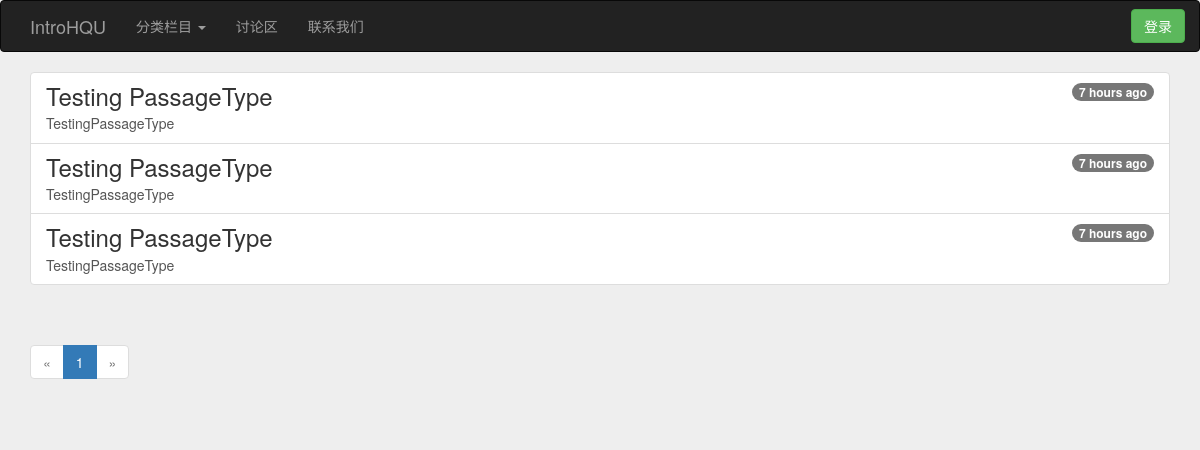
Before: /passage_list with the older database file.
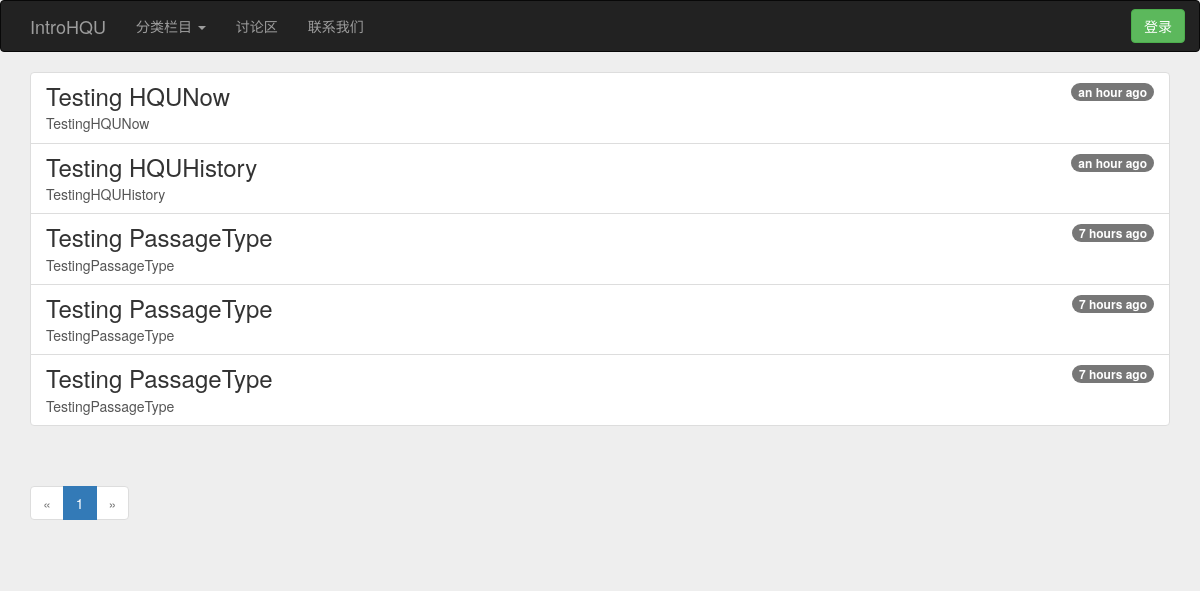
After: the same page with the newer database file.
### app/models.py (models this page shows, shortened)
class Passage(db.Model):
    __tablename__ = "passages"
    id = db.Column(db.Integer, primary_key=True)
    title = db.Column(db.UnicodeText)
    body = db.Column(db.UnicodeText)
    body_html = db.Column(db.UnicodeText)
    timestamp = db.Column(db.DateTime, index=True, default=datetime.utcnow)
    author_id = db.Column(db.Integer, db.ForeignKey("users.id"))
    passage_type = db.Column(db.Integer, db.ForeignKey("passagetypes.id"))
    comments = db.relationship("Comment", backref="passage", lazy="dynamic")

### app/main/views.py (the view)
@main.route("/passage_list", methods=["GET", "POST"])
def passage_list():
    page = request.args.get("page", 1, type=int)
    passage_type = request.args.get("type", 0, type=int)
    if passage_type == 0:
        pagination = Passage.query.order_by(Passage.timestamp.desc()).paginate(page, per_page=current_app.config["INTROHQU_POSTS_PER_PAGE"], error_out=False)
    else:
        pagination = PassageType.query.filter_by(id=passage_type).first().passages.order_by(Passage.timestamp.desc()).paginate(page, per_page=current_app.config["INTROHQU_POSTS_PER_PAGE"], error_out=False)
    passages = pagination.items
    return render_template("main/passage_list.html", passages=passages, pagination=pagination)

### app/auth/views.py (called while the page is built)
@auth.before_app_request
def before_request():
    if current_user.is_authenticated \
            and not current_user.confirmed \
            and request.endpoint[:5] != "auth." \
            and request.endpoint != "static":
        return redirect(url_for("auth.unconfirmed"))

### app/templates/main/passage_list.html (shortened to what this page needs)
{% extends "base.html" %}
{% import "_macros.html" as macros %}
{% block content %}
<div class="list-group">
    {% for passage in passages %}
    <a class="list-group-item" href="{{ url_for("main.show_passage", id=passage.id) }}">
        <span class="badge">{{ moment(passage.timestamp).fromNow() }}</span>
        <h3 class="list-group-item-heading">{{ passage.title }}</h3>
        <p class="list-group-item-text">{{ passage.body }}</p>
    </a>
    {% endfor %}
</div>
<div class="pagination">
    {{ macros.pagination_widget(pagination, "main.passage_list") }}
</div>
{% endblock %}

### app/templates/base.html (shortened to what this page needs)
<!doctype html>
<html>
    <head>
        <link rel="stylesheet" href="{{ url_for("static", filename="bootstrap/css/bootstrap.min.css") }}">
        <link rel="stylesheet" href="{{ url_for("static", filename="custom/main.css") }}">
    </head>
    <body>
        <nav class="navbar navbar-inverse" role="navigation">
            <div class="container">
                <div class="navbar-header">
                    <a class="navbar-brand" href="{{ url_for("main.index") }}">IntroHQU</a>
                </div>
                <div>
                    <ul class="nav navbar-nav navbar-left">
                        <li class="dropdown">
                            <a href="#" class="dropdown-toggle" data-toggle="dropdown">
                                分类栏目
                                <b class="caret"></b>
                            </a>
                        </li>
                        <li><a href="#">讨论区</a></li>
                        <li><a href="#">联系我们</a></li>
                    </ul>
                </div>
                <div class="navbar-right">
                    {% if current_user.is_authenticated %}
                    <p class="navbar-text">Hello, {{ current_user.username }}</p>
                    <a class="btn btn-default navbar-btn" href="{{ url_for("auth.logout") }}">Sign Out</a>
                    {% else %}
                    <a class="btn btn-success navbar-btn" href="{{ url_for("auth.login") }}">登录</a>
                    {% endif %}
                </div>
            </div>
        </nav>
        <div class="container">
            {% block content %}{% endblock %}
        </div>
    </body>
</html>

### app/templates/_macros.html
{% macro pagination_widget(pagination, endpoint) %}
<ul class="pagination">
    <li {% if not pagination.has_prev %} class="disabled" {% endif %}>
        <a href="{% if pagination.has_prev %}
                     {{ url_for(endpoint, page=pagination.page - 1, **kwargs) }}
                 {% else %}
                     #
                 {% endif %}">
            &laquo;
        </a>
    </li>
    {% for p in pagination.iter_pages() %}
        {% if p %}
            {% if p == pagination.page %}
            <li class="active">
                <a href="{{ url_for(endpoint, page=p, **kwargs) }}">{{ p }}</a>
            </li>
            {% else %}
            <li>
                <a href="{{ url_for(endpoint, page=p, **kwargs) }}">{{ p }}</a>
            </li>
            {% endif %}
        {% else %}
        <li class="disabled"><a href="#">&hellip;</a></li>
        {% endif %}
    {% endfor %}
    <li {% if not pagination.has_next %} class="disabled" {% endif %}>
        <a href="{% if pagination.has_next %}
                     {{ url_for(endpoint, page=pagination.page + 1, **kwargs) }}
                 {% else %}
                     #
                 {% endif %}">
            &raquo;
        </a>
    </li>
</ul>
{% endmacro %}

### app/static/custom/main.css (style rules this page uses)
body { background-color: #eee; }

Changed rows visible on the page:
added Passage: timestamp "an hour ago", title "Testing HQUNow", body "TestingHQUNow"
added Passage: timestamp "an hour ago", title "Testing HQUHistory", body "TestingHQUHistory"
